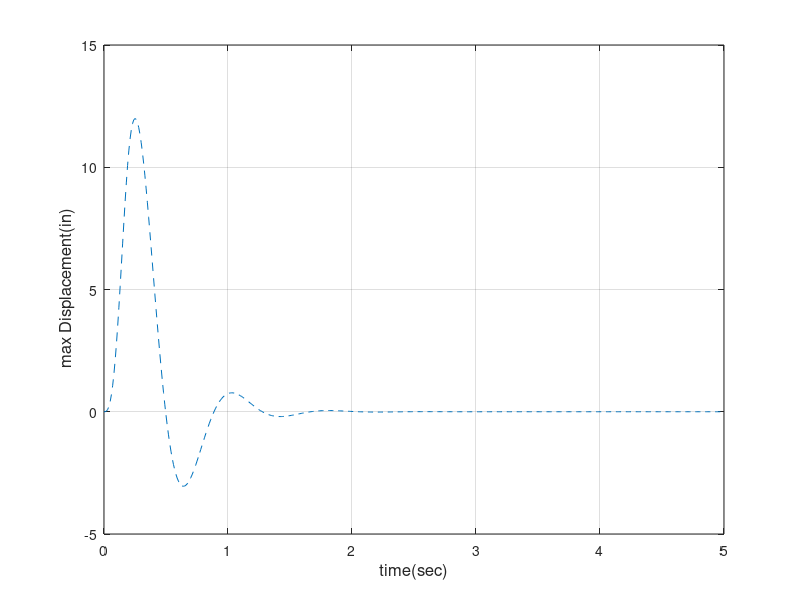

Reproduce this figure in MATLAB.
clc
clear all

m=4000/386.22
k=800
W_n=8.7889
kisay=0.4
c=2*m*W_n*kisay
L=3 %in
V=10*1.466
fy=5000
%%%%%%%%%%%%%%%%%%%%%%%%%%%%%%%%%%%%%%%%%%%%%%%%%%%%%%%%%%%%
n=500;
t_total=5;
t_d=0.2;
delta_t=t_total./n;
%%%%%%%%%%%%%%%%%%%%%%%%%%%%%%%%%%%%%%%%%%%%%%%%%%%%%%%%%%%%
u=zeros(1,n);
udot=zeros(1,n);
uddot=zeros(1,n);
t=zeros(1,n);
%%%%%%%%%%%%%%%%%%%%%%%%%%%%%%%%%%%%%%%%%%%%%%%%%%%%%%%%%%%%
a1=(6./(delta_t.^2)).*m+(3./delta_t).*c;
a2=(6./delta_t).*m+2.*c;
a3=2.*m+(delta_t).*0.5.*c;
k_hat=k+a1;
%%%%%%%%%%%%%%%%%%%%%%%%%%%%%%%%%%%%%%%%%%%%%%%%%%%%%%%%%%%%
for i=1:n
    j=i+1
    t(1,j)=t(1,i)+delta_t;   
       if t(1,i)<t_d
          p(1,j)=m.*6.*((pi.^2)/(t_d.^2)).*sin((pi./t_d).*t(1,j));
       else
          p(1,j)=0;
       end
       if i==1
          u(1,i)=0;udot(1,i)=0;p(1,i)=0;uddot(1,i)=0;
       end  
      p_hat(1,j)=p(1,j)+a1.*u(1,i)+a2.*udot(1,i)+a3.*uddot(1,i);
      u(1,j)=p_hat(1,j)./k_hat;
      udot(1,j)=(3./delta_t).*(u(1,j)-u(1,i))-2.*udot(1,i)-delta_t.*0.5.*uddot(1,i);
      uddot(1,j)=(6./(delta_t.^2)).*(u(1,j)-u(1,i))-(6./delta_t).*udot(1,i)-2.*uddot(1,i);
end

plot(t,u,'--');grid on; hold on
xlabel('time(sec)','FontSize',12);
ylabel(' max Displacement(in)','FontSize',12);

